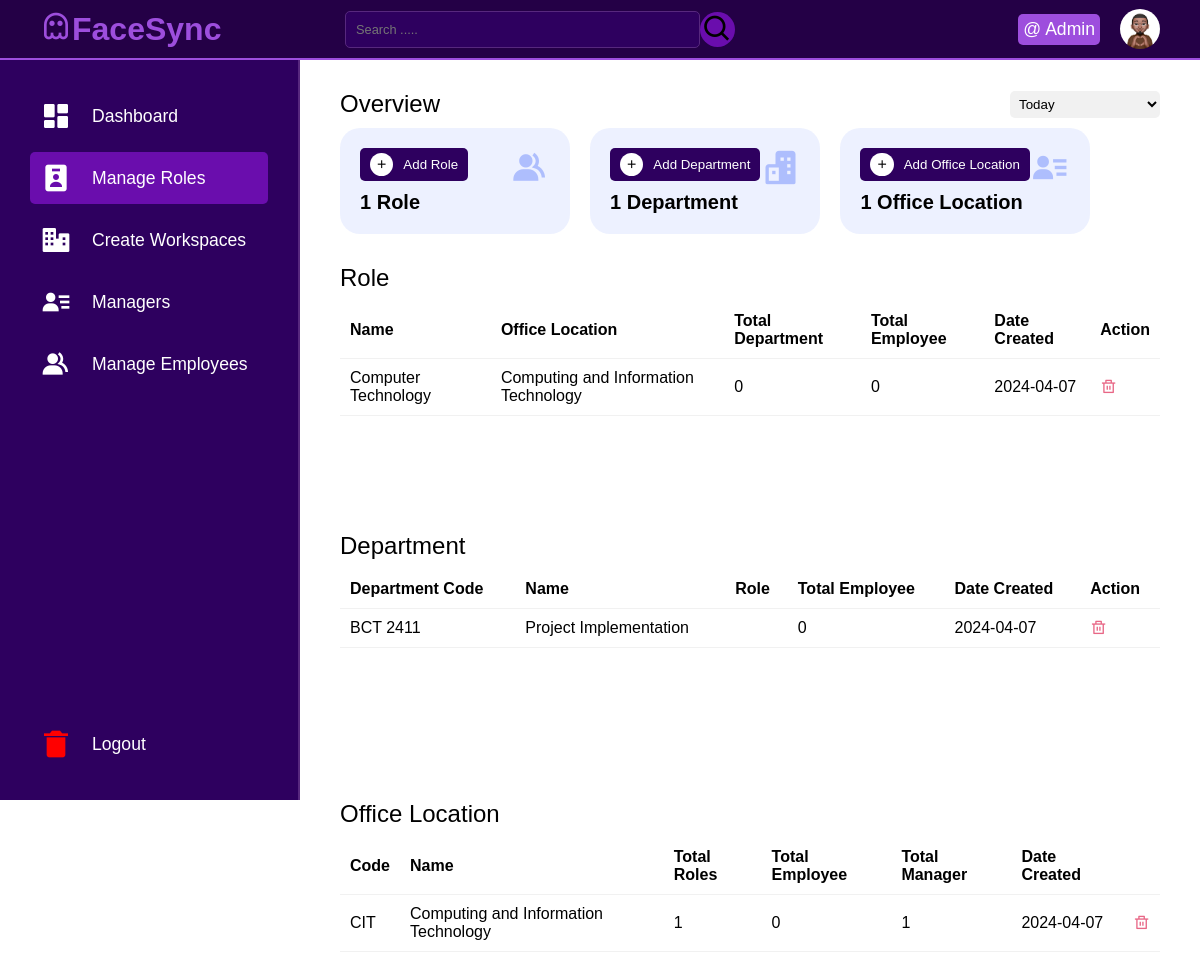
Page /manage-role (signed in) on the committed database.
### tables this page shows
CREATE TABLE `tblcourse` (
  `Id` int(50) NOT NULL,
  `name` varchar(50) NOT NULL,
  `facultyID` int(50) NOT NULL,
  `dateCreated` date NOT NULL,
  `courseCode` varchar(50) NOT NULL
);

CREATE TABLE `tblfaculty` (
  `Id` int(10) NOT NULL,
  `facultyName` varchar(255) NOT NULL,
  `facultyCode` varchar(50) NOT NULL,
  `dateRegistered` date NOT NULL
);

CREATE TABLE `tblunit` (
  `Id` int(10) NOT NULL,
  `name` varchar(50) NOT NULL,
  `unitCode` varchar(50) NOT NULL,
  `courseID` varchar(50) NOT NULL,
  `dateCreated` date NOT NULL
);

### resources/pages/administrator/manage-role.php (the view, shortened to what this page needs)
<!DOCTYPE html>
<html lang="en">
<head>
    <link rel="stylesheet" href="resources/assets/css/admin_styles.css">
    <link rel="stylesheet" href="resources/assets/css/styles.css">
    <link href="https://cdnjs.cloudflare.com/ajax/libs/remixicon/4.2.0/remixicon.css" rel="stylesheet">
    <link rel="stylesheet" href="https://unpkg.com/boxicons@2.1.4/css/boxicons.min.css">
</head>
<body>
    <?php include 'includes/topbar.php' ?>
    <section class="main">
        <?php include 'includes/sidebar.php'; ?>
        <div class="main--content">
            <div class="overview">
                <div class="title">
                    <h2 class="section--title">Overview</h2>
                    <select name="date" id="date" class="dropdown">
                        <option value="today">Today</option>
                    </select>
                </div>
                <div class="cards">
                    <div id="addCourse" class="card card-1">
                        <div class="card--data">
                            <div class="card--content">
                                <button class="add"><i class='bx bx-plus'></i>Add Role</button>
                                <h1><?php total_rows('tblcourse') ?> Role</h1>
                            </div>
                            <i class='bx bxs-group card--icon--lg'></i>
                        </div>
                    </div>
                    <div class="card card-1" id="addUnit">
                        <div class="card--data">
                            <div class="card--content">
                                <button class="add"><i class='bx bx-plus'></i>Add Department</button>
                                <h1><?php total_rows('tblunit') ?> Department</h1>
                            </div>
                            <i class='bx bxs-buildings card--icon--lg'></i>
                        </div>
                    </div>
                    <div class="card card-1" id="addFaculty">
                        <div class="card--data">
                            <div class="card--content">
                                <button class="add"><i class='bx bx-plus'></i>Add Office Location</button>
                                <h1><?php total_rows("tblfaculty") ?> Office Location </h1>
                            </div>
                            <i class='bx bxs-user-detail card--icon--lg'></i>
                        </div>
                    </div>
                </div>
            </div>
            <div class="table-container">
                <div class="title">
                    <h2 class="section--title">Role</h2>
                </div>
                <div class="table">
                    <table>
                        <thead>
                            <tr>
                                <th>Name</th>
                                <th>Office Location</th>
                                <th>Total Department</th>
                                <th>Total Employee</th>
                                <th>Date Created</th>
                                <th>Action</th>
                            </tr>
                        </thead>
                        <tbody>
                            <?php
                            $sql = "SELECT
                        c.name AS course_name,
                        c.facultyID AS faculty,
                        f.facultyName AS faculty_name,
                        c.Id AS Id,
                        COUNT(u.Id) AS total_units,
                        COUNT(DISTINCT s.Id) AS total_students,
                        c.dateCreated AS date_created
                        FROM tblcourse c
                        LEFT JOIN tblunit u ON c.Id = u.courseID
                        LEFT JOIN tblstudents s ON c.courseCode = s.courseCode
                        LEFT JOIN tblfaculty f on c.facultyID=f.Id
                        GROUP BY c.Id";
                            $result = fetch($sql);
                            if ($result) {
                                foreach ($result as $row) {
                                    echo "<tr id='rowcourse{$row["Id"]}'>";
                                    echo "<td>" . $row["course_name"] . "</td>";
                                    echo "<td>" . $row["faculty_name"] . "</td>";
                                    echo "<td>" . $row["total_units"] . "</td>";
                                    echo "<td>" . $row["total_students"] . "</td>";
                                    echo "<td>" . $row["date_created"] . "</td>";
                                    echo "<td><span><i class='ri-delete-bin-line delete'data-id='{$row["Id"]}' data-name='course'></i></span></td>";
                                    echo "</tr>";
                                }
                            } else {
                                echo "<tr><td colspan='6'>No records found</td></tr>";
                            }
                            ?>
                        </tbody>
                    </table>
                </div>
            </div>
            <div class="table-container">
                <div class="title">
                    <h2 class="section--title">Department</h2>
                </div>
                <div class="table">
                    <table>
                        <thead>
                            <tr>
                                <th>Department Code</th>
                                <th>Name</th>
                                <th>Role</th>
                                <th>Total Employee</th>
                                <th>Date Created</th>
                                <th>Action</th>
                            </tr>
                        </thead>
                        <tbody>
                            <?php
                            $sql = "SELECT
                            c.name AS course_name,
                            u.unitCode AS unit_code,
                            u.name AS unit_name, u.Id as Id,
                            u.dateCreated AS date_created,
                            COUNT(s.Id) AS total_students
                            FROM tblunit u
                            LEFT JOIN tblcourse c ON u.courseID = c.Id
                            LEFT JOIN tblstudents s ON c.courseCode = s.courseCode
                            GROUP BY u.Id";
                            $result = fetch($sql);
                            if ($result) {
                                foreach ($result as $row) {
                                    echo "<tr id='rowunit{$row["Id"]}' >";
                                    echo "<td>" . $row["unit_code"] . "</td>";
                                    echo "<td>" . $row["unit_name"] . "</td>";
                                    echo "<td>" . $row["course_name"] . "</td>";
                                    echo "<td>" . $row["total_students"] . "</td>";
                                    echo "<td>" . $row["date_created"] . "</td>";
                                    echo "<td><span><i class='ri-delete-bin-line delete' data-id='{$row["Id"]}' data-name='unit'></i></span></td>";
                                    echo "</tr>";
                                }
                            } else {
                                echo "<tr><td colspan='6'>No records found</td></tr>";
                            }
                            ?>
                        </tbody>
                    </table>
                </div>
            </div>
            <div class="table-container">
                <div class="title">
                    <h2 class="section--title">Office Location</h2>
                </div>
                <div class="table">
                    <table>
                        <thead>
                            <tr>
                                <th>Code</th>
                                <th>Name</th>
                                <th>Total Roles</th>
                                <th>Total Employee</th>
                                <th>Total Manager</th>
                                <th>Date Created</th>
                            </tr>
                        </thead>
                        <tbody>
                            <?php
                            $sql = "SELECT
                        f.facultyName AS faculty_name,
                        f.facultyCode AS faculty_code,
                        f.Id as Id,
                        f.dateRegistered AS date_created,
                        COUNT(DISTINCT c.Id) AS total_courses,
                        COUNT(DISTINCT s.Id) AS total_students,
                        COUNT(DISTINCT l.Id) AS total_lectures
                    FROM tblfaculty f
                    LEFT JOIN tblcourse c ON f.Id = c.facultyID
                    LEFT JOIN tblstudents s ON f.facultyCode = s.faculty
                    LEFT JOIN tbllecture l ON f.facultyCode = l.facultyCode
                    GROUP BY f.Id";
                            $result = fetch($sql);
                            if ($result) {
                                foreach ($result as $row) {
                                    echo "<tr id='rowfaculty{$row["Id"]}'>";
                                    echo "<td>" . $row["faculty_code"] . "</td>";
                                    echo "<td>" . $row["faculty_name"] . "</td>";
                                    echo "<td>" . $row["total_courses"] . "</td>";
                                    echo "<td>" . $row["total_students"] . "</td>";
                                    echo "<td>" . $row["total_lectures"] . "</td>";
                                    echo "<td>" . $row["date_created"] . "</td>";
                                    echo "<td><span><i class='ri-delete-bin-line delete' data-id='{$row["Id"]}' data-name='faculty'></i></span></td>";
                                    echo "</tr>";
                                }
                            } else {
                                echo "<tr><td colspan='6'>No records found</td></tr>";
                            }
                            ?>
                        </tbody>
                    </table>
                </div>
            </div>
        </div>
    </section>
</body>
</html>

### resources/assets/css/admin_styles.css (style rules this page uses)
* { margin: 0; padding: 0; box-sizing: border-box; font-family: "Nunito", sans-serif; }
body { position: relative; width: 100%; }
.main--content { position: absolute; top: 0; right: 0; height: 100%; width: calc(100% - 300px); padding: 0 40px; transition: .3s; }
.title { display: flex; align-items: center; justify-content: space-between; margin-bottom: 10px; margin-top: 30px; }
.section--title { font-weight: 400; }
.dropdown { outline: none; border: none; background-color: #f1f4f8; border-radius: 5px; width: 150px; padding: 5px; }
.cards { display: flex; gap: 20px; }
.card { padding: 20px; border-radius: 20px; min-width: 230px; height: auto; transition: .3s; }
.card--data { display: flex; align-items: flex-start; justify-content: space-between; }
.card h1 { font-size: 20px; margin-top: 10px; }
.card--icon--lg { font-size: 40px; color: black; font-weight: bold; }
.card-1 { background-color: rgba(75, 0, 130, .1); }
.card-1 .card--icon--lg { color: rgba(80, 115, 251, .4); }
.table-container { margin-bottom: 20px; }
.table { height: 200px; overflow-y: scroll; }
table { width: 100%; text-align: left; border-collapse: collapse; }
tr { border-bottom: 1px solid #f1f1f1; }
td, th { padding-block: 10px; padding: 10px; }
.delete { color: #e86786; }
@media screen and (max-width:1350px) { .cards, .rooms--cards { overflow-x: hidden; } }

### resources/assets/css/styles.css (style rules this page uses)
* { margin: 0; padding: 0; box-sizing: border-box; font-family: "Nunito", sans-serif; }
body { position: relative; width: 100%; }
.main { position: relative; width: 100%; min-height: calc(100vh - 60px); }
thead { position: sticky; top: 0; background-color: white; padding: 20px; }
.main--content { position: absolute; top: 0; right: 0; height: 100%; width: calc(100% - 300px); padding: 0 40px; transition: .3s; }
.title { display: flex; align-items: center; justify-content: space-between; margin-bottom: 10px; margin-top: 30px; }
.section--title { font-weight: 400; }
.dropdown { outline: none; border: none; background-color: #f1f1f1; border-radius: 5px; width: 150px; padding: 5px; }
.cards { display: flex; gap: 20px; }
.card { padding: 20px; border-radius: 20px; min-width: 230px; height: auto; transition: .3s; }
.card--data { display: flex; align-items: flex-start; justify-content: space-between; }
.card h1 { font-size: 20px; margin-top: 10px; }
.card--icon--lg { font-size: 40px; color: black; font-weight: bold; }
.card-1 { background-color: rgba(80, 115, 251, .1); }
.card-1 .card--icon--lg { color: rgba(80, 115, 251, .4); }
.add { display: flex; align-items: center; padding: 5px 10px; outline: none; border: none; background-color: #2E005F; color: #fff; border-radius: 5px; cursor: pointer; transition: .3s; }
.add i { margin-right: 10px; padding: 5px; background-color: #fff; border-radius: 50%; color: #000; }
.table-container { margin-bottom: 20px; }
.table { height: 200px; overflow-y: scroll; }
table { width: 100%; text-align: left; border-collapse: collapse; }
tr { border-bottom: 1px solid #f1f1f1; }
td, th { padding-block: 10px; }
.delete { color: #e86786; }
@media screen and (max-width:1350px) { .cards, .rooms--cards { overflow-x: hidden; } }

### rows in the picture
tblcourse: name "Computer Technology", facultyID.facultyName "Computing and Information Technology", total_units "0", total_students "0", dateCreated "2024-04-07"
tblunit: unitCode "BCT 2411", name "Project Implementation", total_students "0", dateCreated "2024-04-07"
tblfaculty: facultyCode "CIT", facultyName "Computing and Information Technology", total_courses "1", total_students "0", total_lectures "1", dateRegistered "2024-04-07"

### other values in the picture
$logged_in->name "Admin"
$total_rows "1 1 1"
